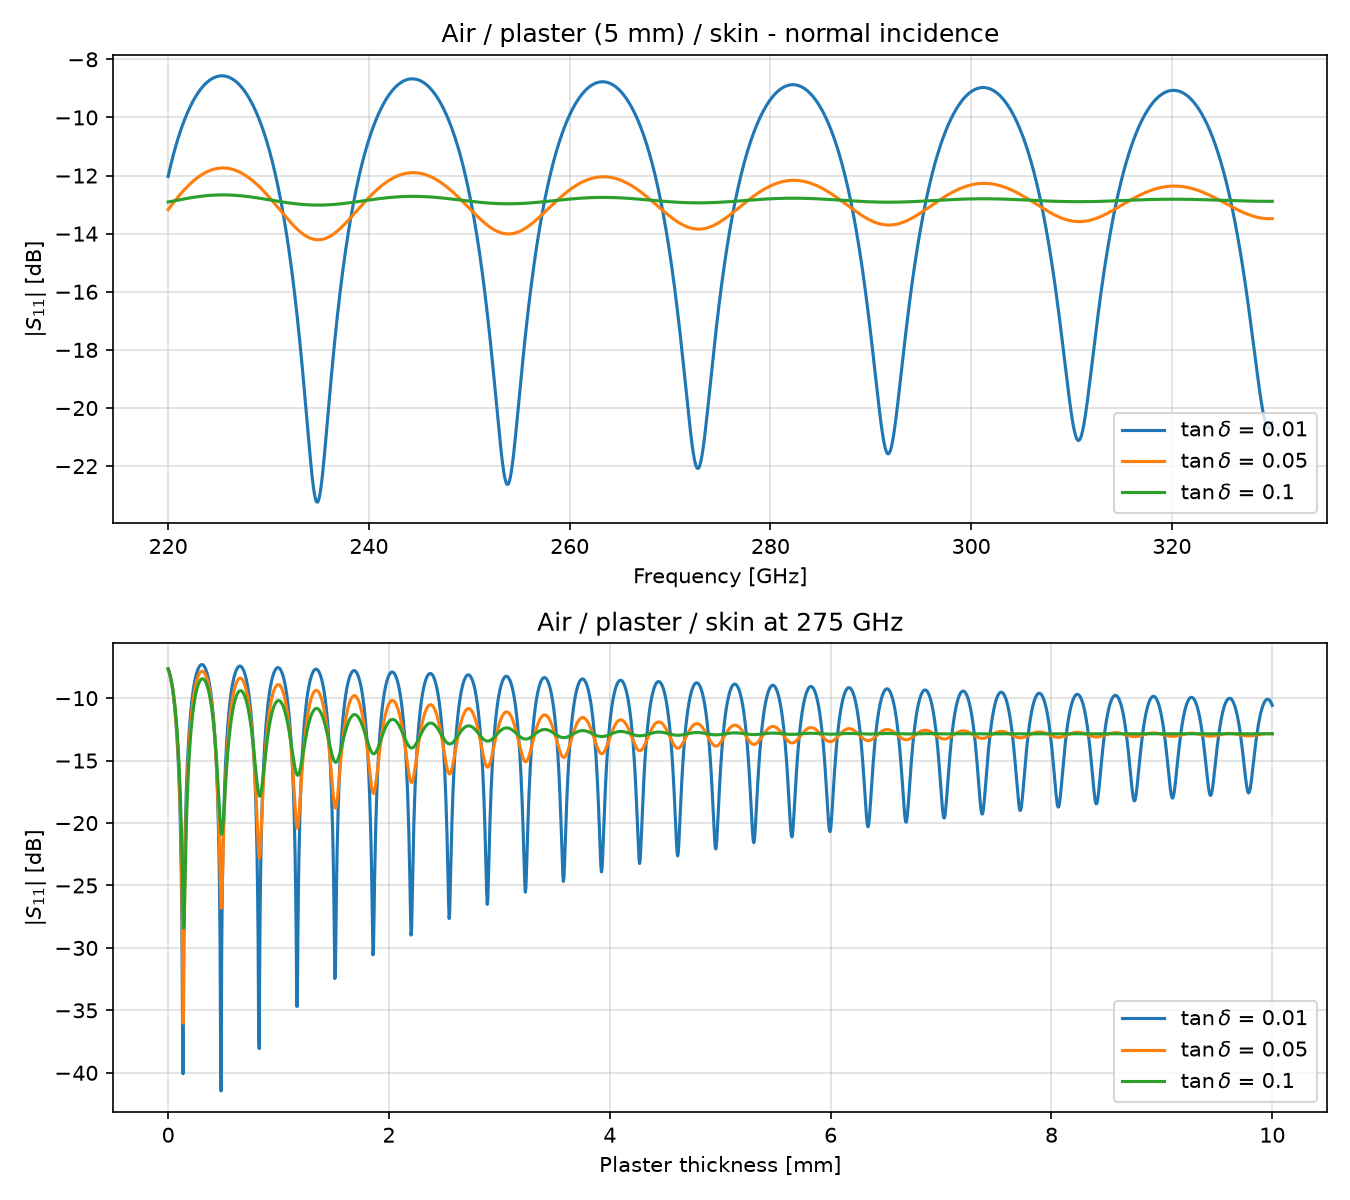

Recreate this plot in Python.
"""
Task 1 - Normal-incidence reflection coefficient S11 of an air / plaster / skin structure.

Structure (plane wave, normal incidence):
    medium 1: air            (semi-infinite)
    medium 2: plaster cast   (thickness d)
    medium 3: skin           (semi-infinite)

Time convention: exp(+j*omega*t)  ->  eps = eps' - j*eps'',  propagation exp(-j*k0*n*z),
so the complex refractive index n = sqrt(eps) must have Im(n) <= 0.

Reference: Ulaby & Long (2014), Sections 2-6 and 2-10.
"""

import numpy as np
import matplotlib.pyplot as plt

C0 = 299_792_458.0  # speed of light in vacuum [m/s]

# Illustrative permittivities (from contenu_dossier.docx)
EPS_AIR = 1.0
EPS_SKIN = 4.0 - 3.0j
EPS_PLASTER_REAL = 2.5
TAN_DELTAS = [0.01, 0.05, 0.1]


def refractive_index(eps):
    """Complex refractive index with Im(n) <= 0 (exp(+jwt) convention)."""
    n = np.sqrt(np.asarray(eps, dtype=complex))
    return np.where(n.imag > 0, np.conj(n), n)


def fresnel_normal(n_i, n_j):
    """Reflection coefficient at the interface i -> j, normal incidence."""
    return (n_i - n_j) / (n_i + n_j)


def s11_single_slab(freq, d, eps_slab, eps_sub, eps_inc=EPS_AIR):
    """
    S11 of incident medium / slab (thickness d) / semi-infinite substrate.

    Gamma = (G12 + G23*exp(-2j*k0*n2*d)) / (1 + G12*G23*exp(-2j*k0*n2*d))

    freq and d can be scalars or numpy arrays (broadcasting).
    """
    n1 = refractive_index(eps_inc)
    n2 = refractive_index(eps_slab)
    n3 = refractive_index(eps_sub)
    k0 = 2 * np.pi * np.asarray(freq) / C0
    g12 = fresnel_normal(n1, n2)
    g23 = fresnel_normal(n2, n3)
    phase = np.exp(-2j * k0 * n2 * np.asarray(d))
    return (g12 + g23 * phase) / (1 + g12 * g23 * phase)


def to_db(x):
    return 20 * np.log10(np.abs(x))


def sanity_checks():
    """Limit cases that the model must satisfy."""
    n_air, n_skin = refractive_index(EPS_AIR), refractive_index(EPS_SKIN)
    eps_p = EPS_PLASTER_REAL * (1 - 0.05j)

    # 1) d = 0 -> plaster disappears, Gamma = air/skin Fresnel coefficient
    g_d0 = s11_single_slab(275e9, 0.0, eps_p, EPS_SKIN)
    assert np.isclose(g_d0, fresnel_normal(n_air, n_skin)), "d=0 check failed"

    # 2) very thick lossy slab -> only the air/plaster interface is seen
    g_thick = s11_single_slab(275e9, 1.0, eps_p, EPS_SKIN)
    g_ap = fresnel_normal(n_air, refractive_index(eps_p))
    assert np.isclose(g_thick, g_ap), "thick-slab check failed"

    # 3) slab with same permittivity as skin -> air/skin Fresnel coefficient
    g_same = s11_single_slab(275e9, 5e-3, EPS_SKIN, EPS_SKIN)
    assert np.isclose(g_same, fresnel_normal(n_air, n_skin)), "matched-slab check failed"

    # 4) passive structure -> |S11| <= 1
    f = np.linspace(220e9, 330e9, 501)
    assert np.all(np.abs(s11_single_slab(f, 5e-3, eps_p, EPS_SKIN)) <= 1), "passivity check failed"

    print("Sanity checks passed.")
    print(f"  |Gamma| air/skin    = {abs(fresnel_normal(n_air, n_skin)):.3f} "
          f"({to_db(fresnel_normal(n_air, n_skin)):.2f} dB)")
    print(f"  |Gamma| air/plaster = {abs(g_ap):.3f} ({to_db(g_ap):.2f} dB)")


def print_link_budget(f=275e9, d=5e-3):
    """Rough estimate: how strong is the skin echo compared to the surface echo."""
    n_air, n_skin = refractive_index(EPS_AIR), refractive_index(EPS_SKIN)
    k0 = 2 * np.pi * f / C0
    print(f"\nLink budget at {f/1e9:.0f} GHz, d = {d*1e3:.1f} mm:")
    for tand in TAN_DELTAS:
        n2 = refractive_index(EPS_PLASTER_REAL * (1 - 1j * tand))
        g12, g23 = fresnel_normal(n_air, n2), fresnel_normal(n2, n_skin)
        att_db = to_db(np.exp(-2j * k0 * n2 * d))  # two-way slab loss
        skin_echo_db = to_db((1 - g12**2) * g23) + att_db
        print(f"  tan_d = {tand:<5}: two-way loss = {att_db:7.2f} dB | "
              f"surface echo = {to_db(g12):6.2f} dB | skin echo = {skin_echo_db:7.2f} dB")
    n2 = refractive_index(EPS_PLASTER_REAL)
    print(f"  Ripple period: {C0/(2*n2.real*d)/1e9:.1f} GHz in frequency, "
          f"{C0/f/(2*n2.real)*1e3:.3f} mm in thickness")


def main():
    sanity_checks()
    print_link_budget()

    freq = np.linspace(220e9, 330e9, 2001)
    thick = np.linspace(0, 10e-3, 2001)
    d_fixed, f_fixed = 5e-3, 275e9

    fig, (ax1, ax2) = plt.subplots(2, 1, figsize=(9, 8))
    for tand in TAN_DELTAS:
        eps_p = EPS_PLASTER_REAL * (1 - 1j * tand)
        ax1.plot(freq / 1e9, to_db(s11_single_slab(freq, d_fixed, eps_p, EPS_SKIN)),
                 label=rf"$\tan\delta$ = {tand}")
        ax2.plot(thick * 1e3, to_db(s11_single_slab(f_fixed, thick, eps_p, EPS_SKIN)),
                 label=rf"$\tan\delta$ = {tand}")

    ax1.set(title=f"Air / plaster ({d_fixed*1e3:.0f} mm) / skin - normal incidence",
            xlabel="Frequency [GHz]", ylabel=r"$|S_{11}|$ [dB]")
    ax2.set(title=f"Air / plaster / skin at {f_fixed/1e9:.0f} GHz",
            xlabel="Plaster thickness [mm]", ylabel=r"$|S_{11}|$ [dB]")
    for ax in (ax1, ax2):
        ax.grid(True, alpha=0.4)
        ax.legend()
    fig.tight_layout()
    fig.savefig("s11_air_plaster_skin.png", dpi=150)
    print("\nFigure saved to s11_air_plaster_skin.png")
    plt.show()


if __name__ == "__main__":
    main()
